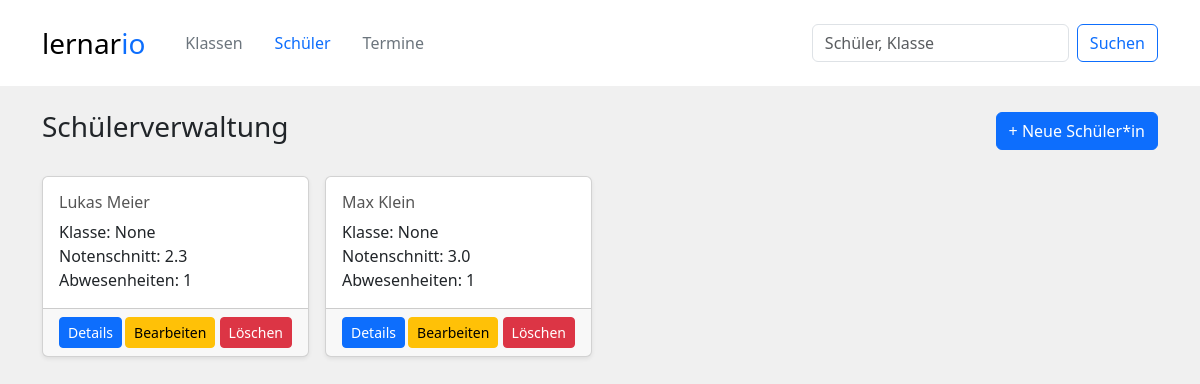
The app's page /schueler/ with its own data.
### tables this page shows
CREATE TABLE schueler (
    schueler_id INTEGER PRIMARY KEY,
    klasse_id INTEGER,
    vorname TEXT,
    nachname TEXT,
    FOREIGN KEY (klasse_id) REFERENCES klassen(klasse_id) ON DELETE CASCADE
);

### controllers/student_controller.py (the view)
@schueler_bp.route('/', methods=['GET'])
def uebersicht():
    schueler_liste = schueler_service.gib_alle_schueler_mit_grundinformationen()
    return render_template("schueler.html", schueler_liste=schueler_liste, active_page="schueler")

### services/schueler_service.py (called while the page is built)
def gib_alle_schueler_mit_grundinformationen():
    data = query_db(
        """
        select
            schueler.schueler_id,
            schueler.vorname,
            schueler.nachname,
            klassen.klassenname,
            COUNT(DISTINCT abwesenheiten.abwesenheit_id) AS abwesenheiten,
            ROUND(AVG(noten.note), 1) AS notenschnitt
        from schueler
            left JOIN klassen ON schueler.klasse_id = klassen.klasse_id
            left JOIN abwesenheiten ON schueler.schueler_id = abwesenheiten.schueler_id
            left JOIN noten ON schueler.schueler_id = noten.schueler_id
        GROUP BY noten.schueler_id
    """)
    return data

### services/sqllite_db.py (called while the page is built)
def query_db(query, params=(), commit=False):
    with sqlite3.connect(DB_PATH) as conn:
        conn.execute("PRAGMA foreign_keys = ON")#Wichtig damit ON DELETE CASCADE funktioniert
        conn.row_factory = sqlite3.Row
        cursor = conn.cursor()
        cursor.execute(query, params)
        if commit:
            conn.commit()
        data = cursor.fetchall()
        return [dict(row) for row in data]

### templates/schueler.html (shortened to what this page needs)
{% extends "components/layout.html" %}
{% block content %}
<div class="container py-4">
    <div class="d-flex justify-content-between align-items-center mb-4">
        <h3>Schülerverwaltung</h3>
        <button class="btn btn-primary" data-bs-toggle="modal" data-bs-target="#schuelerModal">+ Neue Schüler*in</button>
    </div>
    <div class="row row-cols-1 row-cols-md-3 row-cols-lg-4 g-3">
        {% for schueler in schueler_liste %}
        <div class="col">
            <div class="card h-100 shadow-sm">
                <div class="card-body">
                    <h5 class="card-title">{{ schueler.vorname }} {{ schueler.nachname }}</h5>
                    <p class="card-text">
                        Klasse: {{ schueler.klassenname }}<br>
                        Notenschnitt: {{ schueler.notenschnitt }}<br>
                        Abwesenheiten: {{ schueler.abwesenheiten }}
                    </p>
                </div>
                <div class="card-footer d-flex justify-content-between">
                    <a href="/schueler/{{ schueler.schueler_id }}" class="btn btn-sm btn-primary">Details</a>
                    <div>
                        <a href="/schueler/{{ schueler.schueler_id }}/bearbeiten"
                            class="btn btn-sm btn-warning" data-bs-target="#schuelerBearbeitenModal">Bearbeiten</a>
                        <a href="/schueler/{{ schueler.schueler_id }}/loeschen"
                            class="btn btn-sm btn-danger">Löschen</a>
                    </div>
                </div>
            </div>
        </div>
        {% else %}
        <p>Keine Schüler gefunden.</p>
        {% endfor %}
    </div>
</div>
{% endblock %}

### templates/components/layout.html (style rules this page uses)
body { background: linear-gradient(310deg, rgb(240, 240, 240) 0%, rgb(240, 240, 240) 100%); font-family: 'Segoe UI', sans-serif; }
.card-title { color: #555; font-size: 1rem; }

### records on screen
schueler: vorname "Lukas", nachname "Meier", klassenname "None", notenschnitt "2.3", abwesenheiten "1"
schueler: vorname "Max", nachname "Klein", klassenname "None", notenschnitt "3.0", abwesenheiten "1"
